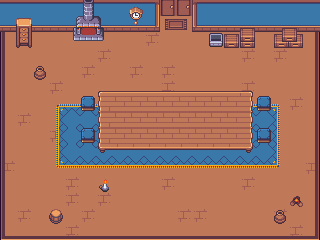

Tiled map render using the project's own tile images. Description and the whole map definition, tile-layer contents included, below:
An orthogonal 20x15 tile map with 16x16 px tiles, 3 tile layers (Desen Katmanı 1, Desen Katmanı 2, Desen Katmanı 3).

<map version="1.10" tiledversion="1.12.1" orientation="orthogonal" renderorder="right-down" width="20" height="15" tilewidth="16" tileheight="16" infinite="0" nextlayerid="6" nextobjectid="1">
 <tileset firstgid="1" source="interior_tiles.tsx" />
 <layer id="1" name="Desen Katmanı 1" width="20" height="15">
  <data encoding="csv">
2,2,2,2,2,2,2,2,2,2,289,289,2,2,2,2,2,2,2,2,
50,50,50,50,50,50,50,50,50,50,289,289,50,50,50,50,50,50,50,52,
289,289,289,289,289,289,289,289,289,290,289,289,289,290,289,289,289,290,289,289,
289,289,289,289,289,289,290,289,289,289,289,289,289,289,289,290,289,290,289,289,
289,289,289,289,289,290,289,289,290,289,290,289,289,289,289,289,289,289,289,289,
289,289,289,290,289,289,289,289,289,289,290,289,289,289,289,290,289,289,289,289,
289,289,289,289,289,289,289,290,289,289,289,289,289,289,289,289,289,289,290,289,
289,290,289,289,289,289,289,289,289,210,210,210,210,210,210,210,210,289,289,289,
289,289,289,290,289,289,289,289,289,290,289,289,289,289,289,289,289,289,289,289,
289,289,289,289,289,290,289,289,289,289,289,290,289,290,289,289,290,289,289,289,
290,289,289,289,289,289,289,289,289,289,289,289,289,289,289,289,289,289,289,290,
289,289,289,289,290,289,289,289,289,289,290,289,289,289,289,290,289,289,289,289,
289,289,289,289,290,289,290,289,289,289,289,289,289,289,289,289,289,289,289,289,
289,290,289,289,289,290,289,289,289,289,289,290,290,289,289,289,289,290,289,289,
289,289,289,289,290,289,289,289,289,289,289,289,289,289,289,289,289,289,290,289
</data>
 </layer>
 <layer id="2" name="Desen Katmanı 2" width="20" height="15">
  <data encoding="csv">
0,0,0,0,0,0,0,0,0,196,218,218,194,0,0,0,0,0,0,0,
0,0,0,0,0,0,0,0,0,244,0,0,242,0,0,0,0,0,0,50,
629,0,0,0,0,0,0,0,0,0,0,0,0,0,0,0,0,0,0,625,
629,0,0,0,0,0,0,0,0,0,0,0,0,0,0,0,0,0,0,625,
629,0,0,0,0,0,0,0,0,0,0,0,0,0,0,0,0,0,0,625,
629,0,0,0,0,0,0,0,0,0,0,0,0,0,0,0,0,0,0,625,
629,0,0,161,162,162,162,162,162,162,162,162,162,162,162,162,162,163,0,625,
629,0,0,209,210,210,210,210,210,210,210,210,210,210,210,210,210,211,0,625,
629,0,0,209,210,210,210,210,210,210,210,210,210,210,210,210,210,211,0,625,
629,0,0,209,210,210,210,210,210,210,210,210,210,210,210,210,210,211,0,625,
629,0,0,257,258,258,258,258,258,258,258,258,258,258,258,258,258,259,0,625,
629,0,0,0,0,0,0,0,0,0,0,0,0,0,0,0,0,0,0,625,
629,0,0,0,0,0,0,0,0,0,0,0,0,0,0,0,0,0,0,625,
629,0,0,0,0,0,0,0,0,0,0,0,0,0,0,0,0,0,0,625,
580,531,531,531,531,531,531,531,531,531,531,531,531,531,531,531,531,531,531,578
</data>
 </layer>
 <layer id="5" name="Desen Katmanı 3" width="20" height="15">
  <data encoding="csv">
0,0,0,0,0,173,0,0,656,0,0,0,0,0,0,0,0,0,0,0,
0,552,0,0,364,365,366,0,704,0,101,102,0,0,0,69,0,22,23,0,
0,600,0,0,412,413,414,0,0,0,0,0,0,68,21,117,0,70,71,0,
0,0,0,0,0,0,0,0,0,0,0,0,0,0,0,0,0,0,0,0,
0,0,644,0,0,0,0,0,0,0,0,0,0,0,0,0,0,0,0,0,
0,0,0,0,0,0,205,206,206,206,206,206,206,206,206,207,0,0,0,0,
0,0,0,0,0,208,253,254,254,254,254,254,254,254,254,255,208,0,0,0,
0,0,0,0,0,0,253,254,254,254,254,254,254,254,254,255,0,0,0,0,
0,0,0,0,0,208,253,254,254,254,254,254,254,254,254,255,208,0,0,0,
0,0,0,0,0,0,301,302,302,302,302,302,302,302,302,303,0,0,0,0,
0,0,0,0,0,0,0,0,0,0,0,0,0,0,0,0,0,0,0,0,
0,0,0,0,0,0,533,0,0,0,0,0,0,0,0,0,0,0,0,0,
0,0,0,0,0,0,0,0,0,0,0,0,0,0,0,0,0,0,367,0,
0,0,0,738,0,0,0,0,0,0,0,0,0,0,0,0,0,644,0,0,
0,0,0,0,0,0,0,0,0,0,0,0,0,0,0,0,0,0,0,0
</data>
 </layer>
</map>
